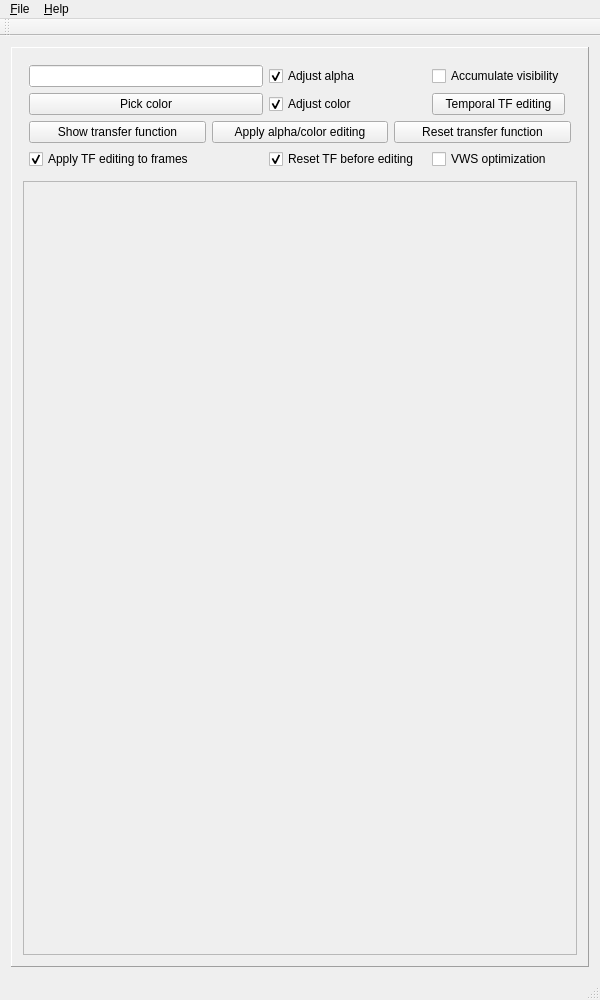
<?xml version="1.0" encoding="UTF-8"?>
<ui version="4.0">
 <class>MainWindowClass</class>
 <widget class="QMainWindow" name="MainWindowClass">
  <property name="geometry">
   <rect>
    <x>0</x>
    <y>0</y>
    <width>600</width>
    <height>1000</height>
   </rect>
  </property>
  <property name="windowTitle">
   <string>Options</string>
  </property>
  <widget class="QWidget" name="centralWidget">
   <layout class="QGridLayout" name="gridLayout_2">
    <item row="0" column="0">
     <widget class="QFrame" name="frame">
      <property name="sizePolicy">
       <sizepolicy hsizetype="Preferred" vsizetype="Preferred">
        <horstretch>0</horstretch>
        <verstretch>0</verstretch>
       </sizepolicy>
      </property>
      <property name="minimumSize">
       <size>
        <width>512</width>
        <height>512</height>
       </size>
      </property>
      <property name="frameShape">
       <enum>QFrame::Panel</enum>
      </property>
      <property name="frameShadow">
       <enum>QFrame::Raised</enum>
      </property>
      <property name="midLineWidth">
       <number>0</number>
      </property>
      <layout class="QGridLayout" name="gridLayout">
       <item row="1" column="0">
        <widget class="QFrame" name="frame_2">
         <property name="sizePolicy">
          <sizepolicy hsizetype="Expanding" vsizetype="Expanding">
           <horstretch>0</horstretch>
           <verstretch>0</verstretch>
          </sizepolicy>
         </property>
         <property name="frameShape">
          <enum>QFrame::StyledPanel</enum>
         </property>
         <property name="frameShadow">
          <enum>QFrame::Raised</enum>
         </property>
         <layout class="QVBoxLayout" name="verticalLayout"/>
        </widget>
       </item>
       <item row="0" column="0">
        <layout class="QGridLayout" name="gridLayout_4">
         <property name="leftMargin">
          <number>6</number>
         </property>
         <property name="topMargin">
          <number>6</number>
         </property>
         <property name="rightMargin">
          <number>6</number>
         </property>
         <property name="bottomMargin">
          <number>6</number>
         </property>
         <item row="8" column="1" colspan="5">
          <layout class="QGridLayout" name="gridLayout_3">
           <item row="0" column="1">
            <widget class="QPushButton" name="pushButton_3">
             <property name="text">
              <string>Apply alpha/color editing</string>
             </property>
            </widget>
           </item>
           <item row="0" column="2">
            <widget class="QPushButton" name="pushButton_4">
             <property name="text">
              <string>Reset transfer function</string>
             </property>
            </widget>
           </item>
           <item row="0" column="0">
            <widget class="QPushButton" name="pushButton_2">
             <property name="text">
              <string>Show transfer function</string>
             </property>
            </widget>
           </item>
          </layout>
         </item>
         <item row="1" column="1">
          <widget class="QPushButton" name="pushButton">
           <property name="sizePolicy">
            <sizepolicy hsizetype="Preferred" vsizetype="Preferred">
             <horstretch>0</horstretch>
             <verstretch>0</verstretch>
            </sizepolicy>
           </property>
           <property name="autoFillBackground">
            <bool>true</bool>
           </property>
           <property name="text">
            <string>Pick color</string>
           </property>
          </widget>
         </item>
         <item row="11" column="1">
          <widget class="QCheckBox" name="checkBox_3">
           <property name="text">
            <string>Apply TF editing to frames</string>
           </property>
           <property name="checked">
            <bool>true</bool>
           </property>
          </widget>
         </item>
         <item row="0" column="1">
          <widget class="QLineEdit" name="lineEdit">
           <property name="sizePolicy">
            <sizepolicy hsizetype="Expanding" vsizetype="Preferred">
             <horstretch>0</horstretch>
             <verstretch>0</verstretch>
            </sizepolicy>
           </property>
           <property name="autoFillBackground">
            <bool>true</bool>
           </property>
           <property name="readOnly">
            <bool>true</bool>
           </property>
          </widget>
         </item>
         <item row="11" column="2">
          <widget class="QCheckBox" name="checkBox_4">
           <property name="text">
            <string>Reset TF before editing</string>
           </property>
           <property name="checked">
            <bool>true</bool>
           </property>
          </widget>
         </item>
         <item row="11" column="4">
          <widget class="QCheckBox" name="checkBox_5">
           <property name="text">
            <string>VWS optimization</string>
           </property>
          </widget>
         </item>
         <item row="0" column="2">
          <widget class="QCheckBox" name="checkBox">
           <property name="sizePolicy">
            <sizepolicy hsizetype="Minimum" vsizetype="Fixed">
             <horstretch>0</horstretch>
             <verstretch>0</verstretch>
            </sizepolicy>
           </property>
           <property name="text">
            <string>Adjust alpha</string>
           </property>
           <property name="checked">
            <bool>true</bool>
           </property>
          </widget>
         </item>
         <item row="1" column="2">
          <widget class="QCheckBox" name="checkBox_2">
           <property name="text">
            <string>Adjust color</string>
           </property>
           <property name="checked">
            <bool>true</bool>
           </property>
          </widget>
         </item>
         <item row="0" column="4">
          <widget class="QCheckBox" name="checkBox_6">
           <property name="text">
            <string>Accumulate visibility</string>
           </property>
          </widget>
         </item>
         <item row="1" column="4">
          <widget class="QPushButton" name="pushButton_5">
           <property name="text">
            <string>Temporal TF editing</string>
           </property>
          </widget>
         </item>
        </layout>
       </item>
      </layout>
     </widget>
    </item>
   </layout>
  </widget>
  <widget class="QMenuBar" name="menuBar">
   <property name="geometry">
    <rect>
     <x>0</x>
     <y>0</y>
     <width>600</width>
     <height>26</height>
    </rect>
   </property>
   <widget class="QMenu" name="menu_File">
    <property name="title">
     <string>&amp;File</string>
    </property>
    <addaction name="action_Open"/>
    <addaction name="actionOpen_Files"/>
    <addaction name="actionOpen_transfer_function"/>
    <addaction name="actionSave_transfer_function_as"/>
    <addaction name="actionLoad_view_and_region"/>
    <addaction name="actionSave_view_and_region_as"/>
    <addaction name="action_Exit"/>
   </widget>
   <widget class="QMenu" name="menu_Help">
    <property name="title">
     <string>&amp;Help</string>
    </property>
    <addaction name="action_About"/>
   </widget>
   <addaction name="menu_File"/>
   <addaction name="menu_Help"/>
  </widget>
  <widget class="QToolBar" name="mainToolBar">
   <attribute name="toolBarArea">
    <enum>TopToolBarArea</enum>
   </attribute>
   <attribute name="toolBarBreak">
    <bool>false</bool>
   </attribute>
  </widget>
  <widget class="QStatusBar" name="statusBar"/>
  <action name="action_Open">
   <property name="text">
    <string>Open &amp;MetaImage (MHD) file...</string>
   </property>
  </action>
  <action name="action_Exit">
   <property name="text">
    <string>&amp;Exit</string>
   </property>
  </action>
  <action name="action_About">
   <property name="text">
    <string>&amp;About</string>
   </property>
  </action>
  <action name="actionOpen_Files">
   <property name="text">
    <string>Open &amp;RAW files (time-varying data)...</string>
   </property>
  </action>
  <action name="actionOpen_transfer_function">
   <property name="text">
    <string>&amp;Open transfer function...</string>
   </property>
  </action>
  <action name="actionSave_transfer_function_as">
   <property name="text">
    <string>&amp;Save transfer function as...</string>
   </property>
  </action>
  <action name="actionLoad_view_and_region">
   <property name="text">
    <string>Load &amp;view and region...</string>
   </property>
  </action>
  <action name="actionSave_view_and_region_as">
   <property name="text">
    <string>Save view and region &amp;as...</string>
   </property>
  </action>
 </widget>
 <layoutdefault spacing="6" margin="11"/>
 <resources/>
 <connections/>
</ui>
